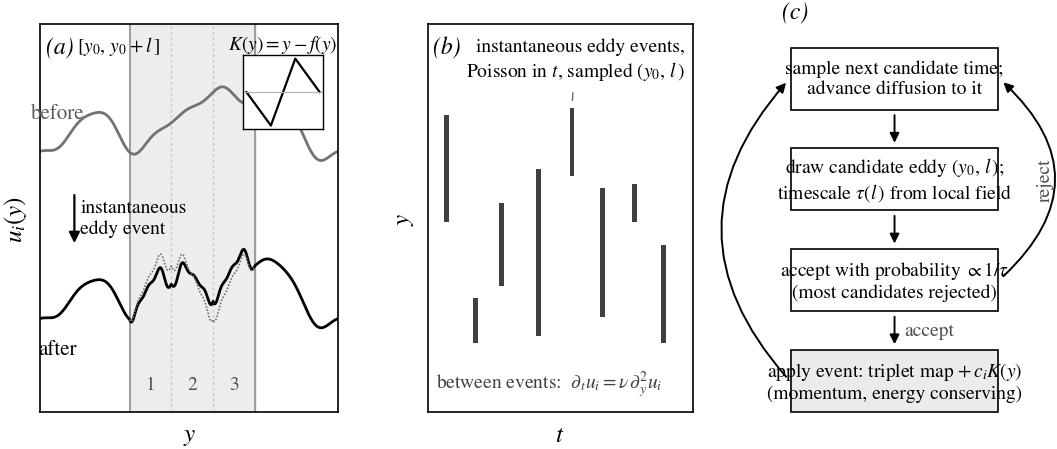

This figure's Python source:
#!/usr/bin/env python3
"""Pedagogical schematic for sec:odt-review (request Sparsh 2026-09-16):
what an ODT eddy event is and how the model advances.

(a) an eddy event on a velocity profile: the triplet map on [y0, y0+l]
    (threefold compression, three images, central one reversed) plus the
    kernel addition c*K(y); exterior untouched.  Computed with the actual
    map, not drawn by hand.  Inset: the kernel K(y) = y - f(y).
(b) the two interleaved mechanisms in the space-time plane: instantaneous
    eddy events (Poisson in t, sampled sizes/positions) between which the
    fields advance by deterministic diffusion.
(c) the advancement cycle of the implementation (sample -> accept/reject
    -> map + kernels -> diffusion catch-up).

Monochrome per house rule 2026-09-08."""
import os
import sys

import numpy as np

HERE = os.path.dirname(os.path.abspath(__file__))
sys.path.insert(0, os.path.join(HERE, ".."))
from figstyle_jfm import FULL, panel, plt, save  # noqa: E402

from matplotlib.patches import FancyArrowPatch, Rectangle  # noqa: E402


# ---------------------------------------------------------------- panel (a)
def triplet_f(yy, y0, l):
    """The triplet map pre-image point f(y) on [y0, y0+l]."""
    s = (yy - y0) / l
    out = np.where(s < 1.0 / 3.0, 3.0 * s,
                   np.where(s < 2.0 / 3.0, 2.0 - 3.0 * s, 3.0 * s - 2.0))
    return y0 + out * l


def make_profile(y, rng):
    u = np.zeros_like(y)
    for k, a in [(1, 0.55), (2, 0.42), (3, 0.30), (5, 0.16), (8, 0.07)]:
        u += a * np.sin(2 * np.pi * k * y + rng.uniform(0, 2 * np.pi))
    return u


def draw_panel_a(ax):
    rng = np.random.default_rng(7)
    y = np.linspace(0.0, 1.0, 4000)
    u = make_profile(y, rng)
    y0, l = 0.30, 0.42
    m = (y >= y0) & (y <= y0 + l)

    u_map = u.copy()
    u_map[m] = np.interp(triplet_f(y[m], y0, l), y, u)
    K = np.zeros_like(y)
    K[m] = y[m] - triplet_f(y[m], y0, l)
    c = 1.6                       # illustrative kernel amplitude
    off_b, off_a = 3.2, -0.9      # vertical offsets: before above, after below
    u_after = u_map + c * K

    ax.axvspan(y0, y0 + l, color="0.93", zorder=0)
    for x in (y0 + l / 3, y0 + 2 * l / 3):
        ax.axvline(x, color="0.78", lw=0.5, ls=(0, (2, 2)), zorder=1)
    ax.axvline(y0, color="0.55", lw=0.6, zorder=1)
    ax.axvline(y0 + l, color="0.55", lw=0.6, zorder=1)

    ax.plot(y, u + off_b, color="0.45", lw=1.0)
    ax.plot(y, u_after + off_a, color="k", lw=1.0)
    # the map alone (before the kernel addition), to separate the two steps
    ax.plot(y[m], u_map[m] + off_a, color="0.45", lw=0.6, ls=(0, (1, 1)))

    ax.annotate("", xy=(0.115, 0.10), xytext=(0.115, 1.55),
                arrowprops=dict(arrowstyle="-|>", color="k", lw=0.8))
    ax.text(0.135, 0.85, "instantaneous\neddy event", fontsize=7,
            va="center")

    i05 = np.searchsorted(y, 0.06)
    ax.text(0.06, u[i05] + off_b + 0.75, "before", fontsize=7.5,
            color="0.35", ha="center")
    ax.text(0.06, u_after[i05] + off_a - 0.95, "after", fontsize=7.5,
            ha="center")
    ax.text(0.40, 4.95, r"$[y_0,\,y_0+l\,]$", fontsize=7,
            ha="right")
    for x, lab in [(y0 + l / 6, "1"), (y0 + l / 2, "2"),
                   (y0 + 5 * l / 6, "3")]:
        ax.text(x, -3.35, lab, fontsize=7, ha="center", color="0.3")

    ax.set_xlim(0, 1)
    ax.set_ylim(-3.9, 5.6)
    ax.set_xlabel(r"$y$")
    ax.set_ylabel(r"$u_i(y)$")
    ax.set_yticks([])
    ax.set_xticks([])

    # inset: the kernel K(y)
    axk = ax.inset_axes([0.68, 0.73, 0.27, 0.19])
    axk.plot(y[m], K[m], color="k", lw=0.8)
    axk.axhline(0, color="0.7", lw=0.4)
    axk.set_xticks([])
    axk.set_yticks([])
    for s in axk.spines.values():
        s.set_linewidth(0.5)
    axk.set_title(r"$K(y)=y-f(y)$", fontsize=7, pad=1.5)


# ---------------------------------------------------------------- panel (b)
def draw_panel_b(ax):
    # hand-placed events (t, y0, l): Poisson-looking, top strip kept clear
    events = [(0.07, 0.50, 0.28), (0.18, 0.18, 0.12), (0.28, 0.33, 0.22),
              (0.42, 0.20, 0.44), (0.545, 0.62, 0.18), (0.66, 0.25, 0.34),
              (0.78, 0.50, 0.10), (0.89, 0.18, 0.26)]
    for (te, y0, l) in events:
        ax.add_patch(Rectangle((te - 0.009, y0), 0.018, l,
                               facecolor="0.25", edgecolor="none", zorder=3))

    ax.text(0.03, 0.035, "between events:  "
            r"$\partial_t u_i=\nu\,\partial_y^2 u_i$",
            fontsize=7, ha="left", va="bottom", color="0.25")
    ax.annotate("instantaneous eddy events,\nPoisson in $t$, sampled "
                r"$(y_0,\,l\,)$",
                xy=(0.545, 0.805), xytext=(0.97, 0.985), fontsize=7,
                arrowprops=dict(arrowstyle="-", color="0.4", lw=0.5,
                                shrinkB=2),
                ha="right", va="top")

    ax.set_xlim(0, 1)
    ax.set_ylim(0, 1.02)
    ax.set_xlabel(r"$t$")
    ax.set_ylabel(r"$y$")
    ax.set_xticks([])
    ax.set_yticks([])


# ---------------------------------------------------------------- panel (c)
def box(ax, x, y, w, h, text, fs=7, fc="white"):
    ax.add_patch(Rectangle((x - w / 2, y - h / 2), w, h, facecolor=fc,
                           edgecolor="k", lw=0.6, zorder=2,
                           clip_on=False))
    ax.text(x, y, text, fontsize=fs, ha="center", va="center", zorder=3)


def draw_panel_c(ax):
    ax.set_xlim(0, 1)
    ax.set_ylim(0, 1)
    ax.axis("off")
    ax.text(0.0, 1.06, "(c)", fontstyle="italic", fontsize=8.5,
            va="top", ha="left")

    ys = [0.86, 0.60, 0.34, 0.08]
    box(ax, 0.5, ys[0], 0.92, 0.16,
        "sample next candidate time;\nadvance diffusion to it")
    box(ax, 0.5, ys[1], 0.92, 0.16,
        "draw candidate eddy $(y_0,\\,l\\,)$;\n"
        "timescale $\\tau(l\\,)$ from local field")
    box(ax, 0.5, ys[2], 0.92, 0.16,
        "accept with probability $\\propto 1/\\tau$\n"
        "(most candidates rejected)")
    box(ax, 0.5, ys[3], 0.92, 0.16,
        "apply event: triplet map $+\\,c_iK(y)$\n"
        "(momentum, energy conserving)", fc="0.92")

    for y1, y2 in zip(ys[:-1], ys[1:]):
        ax.add_patch(FancyArrowPatch((0.5, y1 - 0.08), (0.5, y2 + 0.08),
                                     arrowstyle="-|>", mutation_scale=7,
                                     color="k", lw=0.7, zorder=1))
    ax.text(0.545, (ys[2] + ys[3]) / 2, "accept", fontsize=7,
            ha="left", va="center", color="0.3")

    # reject: back to the top from the acceptance box, outside right
    ax.add_patch(FancyArrowPatch((0.965, ys[2]), (0.965, ys[0]),
                                 arrowstyle="-|>", mutation_scale=7,
                                 color="k", lw=0.7, zorder=1, clip_on=False,
                                 connectionstyle="arc3,rad=0.55"))
    ax.text(1.17, (ys[0] + ys[2]) / 2, "reject", fontsize=7, rotation=90,
            ha="center", va="center", color="0.3")
    # after an event: back to the top, outside left
    ax.add_patch(FancyArrowPatch((0.035, ys[3]), (0.035, ys[0]),
                                 arrowstyle="-|>", mutation_scale=7,
                                 color="k", lw=0.7, zorder=1, clip_on=False,
                                 connectionstyle="arc3,rad=-0.45"))


# ------------------------------------------------------------------- figure
def main():
    fig = plt.figure(figsize=(FULL, 2.55))
    gs = fig.add_gridspec(1, 3, width_ratios=[1.35, 1.20, 1.02],
                          wspace=0.34, left=0.045, right=0.955,
                          top=0.93, bottom=0.17)
    a = fig.add_subplot(gs[0])
    b = fig.add_subplot(gs[1])
    c = fig.add_subplot(gs[2])
    draw_panel_a(a)
    draw_panel_b(b)
    draw_panel_c(c)
    panel(a, "a")
    panel(b, "b")
    save(fig, os.path.join(HERE, "fig_odt_schematic"))


if __name__ == "__main__":
    main()
